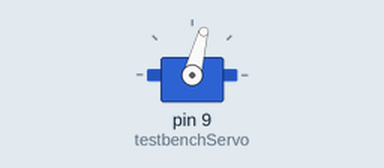
Recording of a sketch running on a simulated Arduino Uno, built with avr-gcc and run on an emulated ATmega328P. Parts: servo.

Above: at 0.15 s.
At 5.6 s:
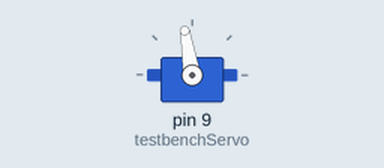
At 8.35 s:
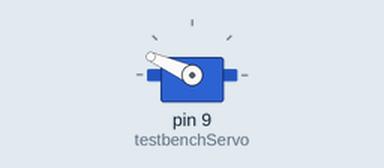
At 11.1 s:
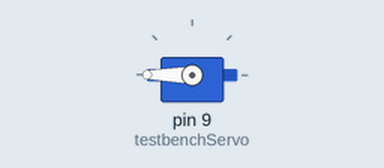
Timing chart, 0 to 14.4 s (numbered marks = the images above):
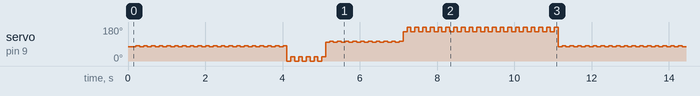

Measured:
- by itself, servo on pin 9 (testbenchServo): moves between 0° and 180°, repeating every 11.0 s

The sketch:

servoTestbenchExcitationCycle.ino
```cpp
#include <Servo.h>
#include <math.h>

Servo testbenchServo; //Define an object

// Define Excitation Cycles
// Level defines the mean height
// Exication defines the stroke which surrounds the mean height

double levelA = 5;
double excitationA = 1;
int repetitionA = 20;

double levelB = 23;
double excitationB = 1;
int repetitionB = 5;

double levelC = -5;
double excitationC = 1;
int repetitionC = 10;

double levelD = -23;
double excitationD = 1;
int repetitionD = 20;

// Define frequence

double frequence = 10;
double dlay = (1/frequence)* 1000;

// Define the stroke from the servo

int radius = 24; //mm


double getAngle(double height){ //mm -> deg
  double ratio = height/radius;
  double angle = acos(ratio) * 180 / M_PI;
  return angle;
}


void setup() {
  Serial.begin(9600); // Use serial monitor for troubleshooting
  delay(100);
  while (!Serial) {
    ;
  }

  testbenchServo.attach(9); // Signal on Arduino pin 9
}

void loop() {

  // Check if the level and excitation is in bounce - Due to 180° limits of servos
  if (
    levelA - excitationA < -24 || levelA + excitationA > 24 ||
    levelB - excitationB < -24 || levelB + excitationB > 24 ||
    levelC - excitationC < -24 || levelC + excitationC > 24 ||
    levelD - excitationD < -24 || levelD + excitationD > 24
    ){while(1){}}

  for(int i = 0; i < repetitionA; i ++){
    testbenchServo.write(getAngle(levelA + excitationA));
    delay(100);
    testbenchServo.write(getAngle(levelA - excitationA));
    delay(100);
  }

  for(int i = 0; i < repetitionB; i ++){
    testbenchServo.write(getAngle(levelB + excitationB));
    delay(dlay);
    testbenchServo.write(getAngle(levelB - excitationB));
    delay(dlay);
  }

  for(int i = 0; i < repetitionC; i ++){
    testbenchServo.write(getAngle(levelC + excitationC));
    delay(dlay);
    testbenchServo.write(getAngle(levelC - excitationC));
    delay(dlay);
  }

  for(int i = 0; i < repetitionD; i ++){
    testbenchServo.write(getAngle(levelD + excitationD));
    delay(dlay);
    testbenchServo.write(getAngle(levelD - excitationD));
    delay(dlay);
  }
}
```
